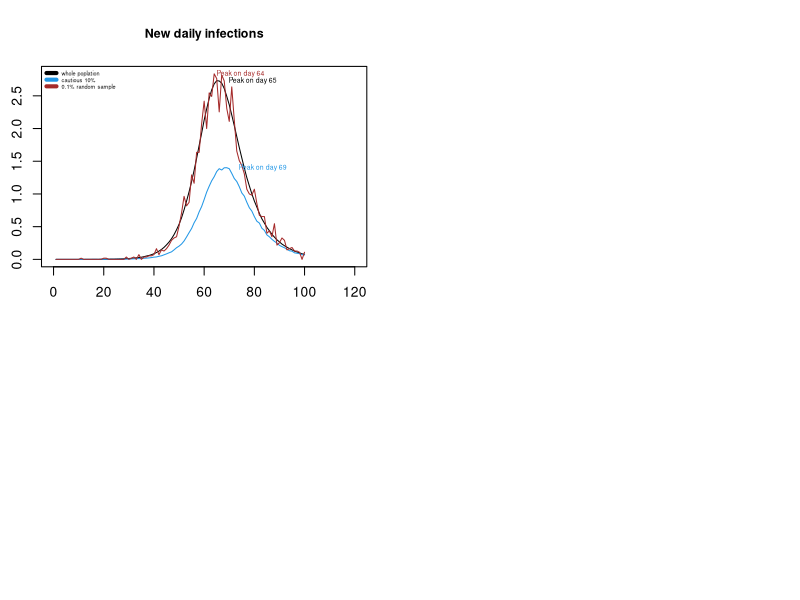

This figure's R source: (Note: a time limit stopped this script after it produced the figure.)
##By Group 02： Huanyu Su(s2171849), Mia Wu(s2025818), Peiran Zhang(s2184444)
##Github Repo URL: https://github.com/BeijiStars/Practice-2

## Overview
## ********
## To come up with an epidemic simulation（function, plots and analysis) in large population in 100 days
## and try to answer the following questions: 
## 1  what do the daily infection trajectories look like for the 10% of the population 
##    with the lowest individual transmission possibilities;
## 2  and how do they compare to the infection trajectories for the whole population? 

## Steps
## ********
## 1  Write one function to simulate the number of new infections each day among the whole population;
##    and simulate the 10% population with the lowest individual transmission possibilities;
##    and simulate a radom sample of 0.1% of the population. 
## 2  Standardise and plot the daily infections trajectories and trajectory peaks compare 
##    among 'whole population', '10% cautious' and '0.1% random sample'.
## 3  Running 10 replicate simulations and plot results in three parts.
## 4  Analyze the implications of these results to the ZOE app data.

## Algorithm details
## *****************
## 1  The initial susceptible population of size 5.5 million is set, and 10 randomly chosen people 
##    are set to the exposed (E) state.
## 2  Once exposed, people have a daily probability 1/3 entering the infectious (I) state.
## 3  Each day an uninfected person, j, has a probability lambda*beta[j]*the sum of betas of all
##    currently of infectious people of being infected,and entering the E state, where lambda is
##    an overall viral infectivity parameter, vector beta contains relative contact rates for all
##    people, and the average value of betap[i] over the whole population is 1.
## 4  The infectious have a daily probability of 1/5 of leaving the infectious state (recovery or 
##    transition to serious disease). Over the course of simulation re-infection is not considered.
## 5  9 vectors are created to record the number of people in the exposed (E), infectious (I) and 
##    recovered (R) states for the whole population, the 'cautious 10%' and the 0.1% of random sample
##    each day.
## 6  The new infections on day i (i>1) for three populations are then caculated by summing the differences
##    between E state and I state, and then plus the increase of number of individuals in R state.
## 7  In order for the 3 curves to be displayed in one graph, they need to be divided 
##    by their own sample size in order to be normalised.
## 8  Simulation 10 was repeated, placing the 3 curves in 3 separate graphs to compare their fluctuations 
##    and thus explain the impact of using the ZOE app on the infection trajectory.

##  Step1 
##  write the function epidemic

epidemic <- function(n=5500000,ne=10,lambda=0.4/n,pei=1/3,pir=1/5,nd=100) {
  ## whole population (n = 5,500,000),
  ## randomly chosen people in E state (ne = 10),
  ## constant number (lambda = 0.4 / n),
  ## E <- I daily probability (pei = 1/3),
  ## I <- R or serious disease daily probabiliyu (pir = 1/5)
  ## simulate 100 days (nd = 100)
  beta <- rlnorm(n,0,0.5); beta <- beta/mean(beta)
  ## beta[i] is a relative contact rate with others the ith person in the whole population has
  E <- I <- R <- rep(0,nd) ## set up storage for pop in Exposed, Infectious and Recovered state
  E_lb <- E_r <- I_lb <- I_r <- R_lb <- R_r<- rep(0,nd) ## set up storage for pop with specific conditions
  inew <- inew_lb <- inew_r <- rep(0,nd) ## set up storage for infected and recovered pop change
  x <- rep(0,n) ## initialize to susceptible state
  
  ## start the epidemic by setting ne randomly chosen people to the E state
  x[sample((1:length(x)), ne)] <- 1 
  E[1] <- ne
  random_sample <- sample(1:n, size = 0.001*n) ## a random sample of 0.1% of the population to be recorded
  ind_lb <- which(beta < quantile(beta, 0.1)) ## the 10% of the population with lowest betas
  
  ## loop over days
  for (i in 2:nd) { 
    u <- runif(n) ## uniform random deviates
    x[x==2&u<pir] <- 3 ## I -> R
    x[x==0&u<lambda*beta*sum(beta[x==2])] <- 1 ## S -> E
    x[x==1&u<pei] <- 2 ## E -> I
    E[i] <- sum(x==1) ## exposed people of the whole pop on thid day
    I[i] <- sum(x==2) ## infectious people of the whole pop on this day
    R[i] <- sum(x==3) ## recoveries of the whole pop on this day
    E_lb[i] <- sum(x[ind_lb]==1) ## exposed people of the 10% of the pop with lowest beta
    I_lb[i] <- sum(x[ind_lb]==2) ## infectious people of the 10% of the pop with lowest beta
    R_lb[i] <- sum(x[ind_lb]==3) ## recoveries of the 10% of the pop with lowest beta
    E_r[i] <- sum(x[random_sample]==1) ## exposed people of a random sample of 0.1% of the population
    I_r[i] <- sum(x[random_sample]==2) ## infectious people of a random sample of 0.1% of the population
    R_r[i] <- sum(x[random_sample]==3) ## recoveries of a random sample of 0.1% of the population
  }
  
  inew[-1] <- E[-1] + I[-1] - (E[-nd] + I[-nd]) + (R[-1]-R[-nd]) 
  ## new infections of each day in the whole pop
  inew_lb[-1] <- E_lb[-1] + I_lb[-1] - (E_lb[-nd] + I_lb[-nd]) + (R_lb[-1]-R_lb[-nd])
  ## new infections of each day in the 10% of the pop with lowest beta
  inew_r[-1] <- E_r[-1] + I_r[-1] - (E_r[-nd] + I_r[-nd]) + (R_r[-1]-R_r[-nd]) 
  ## new infections of each day of a random sample of 0.1% of the populatio
  
  list(inew=inew,inew_lb=inew_lb,inew_r=inew_r)
} ## Epidemic

epi <- epidemic() ## simulate epidemic


##  Step2
##  Standardise and plot the daily infections trajectories

##  Standarlize new infections in three samples（whole pop ,10% cautious and 0.1% random sample)
##  It means the number of infections per 100 people.
population <- 5.5e6
inew_s <- 100*epi$inew/population
inew_lb_s <- 100*epi$inew_lb/(population * 0.1)
inew_r_s <- 100*epi$inew_r/(population * 0.001)

##  plot the daily infections trajectories in three samples (one simulate)
par(mfcol=c(2,2),mar=c(2,2.5,4,2)) 
plot(inew_s,ylim=c(0,max(inew_s,inew_lb_s,inew_r_s)),xlim=c(0,120),xlab="Day",ylab="Daily new infections per 100", type = 'l', col=1) 
## pop daily new infections (black)
lines(inew_lb_s,col=4) ## cautious 10% new daily infections (blue)
lines(inew_r_s,col='brown') ## 0.1% random sample new daily infections
legend("topleft", legend = c("whole poplation","cautious 10%","0.1% random sample"), 
       lwd = 4, col = c(1,4,'brown'), cex = 0.4, bty = "n")
title("New daily infections", cex.main=0.9)

## label the day on which each trajectory peaks
text(which.max((inew_s)),max(inew_s), labels = paste("Peak on day", which.max((inew_s))), col=1, adj=-0.25, cex = 0.5)
text(which.max((inew_lb_s)),max(inew_lb_s), labels = paste("Peak on day", which.max((inew_lb_s))), col=4, adj=-0.25, cex = 0.5)
text(which.max((inew_r_s)),max(inew_r_s), labels = paste("Peak on day", which.max((inew_r_s))), col='brown', adj=-0.05, cex = 0.5)



##  Step3
##  Running 10 replicate simulations and plot results

simulate_10 <- lapply(rep(5.5e6,10), epidemic) ## running 10 replicate simulations and return a list

##  plot daily infections trajectories in three samples respectively
##  plot 10 waves of the whole pop
plot(simulate_10[[1]]$inew,xlab="day",ylab="Daily new infections", ylim=c(0, max(sapply(simulate_10,function(x) max(x$inew)))),
     type = 'l', col=1)
for (i in 2:10){
  lines(simulate_10[[i]]$inew)
}
title("10 times simulation of\n the whole poplation",cex.main=0.9)
##  plot 10 waves of the 10% cautious pop
plot(simulate_10[[1]]$inew_lb,xlab="day",ylab="daily new infections",ylim=c(0, max(sapply(simulate_10,function(x) max(x$inew_lb)))),
     type = 'l', col=4)
for (i in 2:10){
  lines(simulate_10[[i]]$inew_lb, col=4)
}
title(strwrap("10 times simulation of the 10% of the population with lowest beta",width = 30),cex.main=0.9)
##  plot 10 waves of a random sample of 0.1% whole pop
plot(simulate_10[[1]]$inew_r,xlab="day",ylab="daily new infections", ylim=c(0, max(sapply(simulate_10,function(x) max(x$inew_r)))), 
     type = 'l', col='brown')
for (i in 2:10){
  lines(simulate_10[[i]]$inew_r, col='brown')
}
title(strwrap("10 times simulation of a random sample of 0.1% of the population",width = 30),cex.main=0.9)


##  Step4
##  Analyze the implications of these results interpreting daily 
##  infection trajectories reconstructed using the ZOE app data.

##   The results show that：

#### 1 The daily infection peak reconstructed using the ZOE app data are likely to be later than others. 
##     The infection peak of 10% cautious population with low beta values is about 
##     2-5 days later than the peak of whole population and the peak of 0.1% random sample.

#### 2 The number of infections per 100 people in the population reconstructed from the ZOE app data was 
##     significantly smaller than in the total population. 
##     The infection curve for the 10% cautious population with low beta valiue is much lower than 
##     the infection curves for the whole population and the 0.1% random sample (especially near the infection peak).
